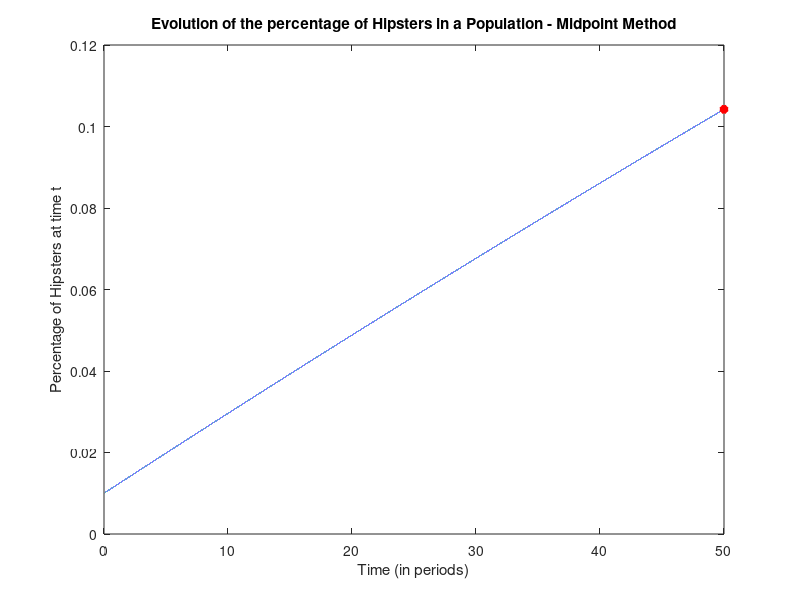

Write the MATLAB code that produced this figure.
clc
clear
close



N = 100000;
t0 = 0;
T = 50;
dt = (T-t0)/N;

p0 = 0.01; % Percentage of Hipsters in the population at time 0
r = 0.1; % Percentage of people born Hipster from couples with at least 1 non Hipsters parent
b = 0.02; %Birth rate


P = [p0 zeros(1,N)];
t = [t0 zeros(1,N)];

%% Midpoint Method

p_minus1 = p0 - dt*r*b*(1-p0);
P = [p_minus1 P];

for n = 2:N+1
    P(n+1) = P(n-1) + 2*(r*b*(1-P(n)))*dt;
    t(n+1)=t(n)+dt;
end

P = P(2:end);
t = t(1:end-1);


Percentage_Hipsters_Time50 = P(end);
plot(t,P)
hold on
plot(t(end),P(end),"r*","LineWidth",3);
hold off
title('Evolution of the percentage of Hipsters in a Population - Midpoint Method')
xlabel('Time (in periods)')
ylabel('Percentage of Hipsters at time t')

fprintf('Percentage of Hipsters after 50 periods (Using Midpoint Method):  %.9f Percent \n',Percentage_Hipsters_Time50)

%% Error of the numerical solution
p_analytical = 0.1042109561444000; %Analytical solution for p
error = abs(Percentage_Hipsters_Time50-p_analytical);
fprintf('The error of the estimation is %.16f \n',error)